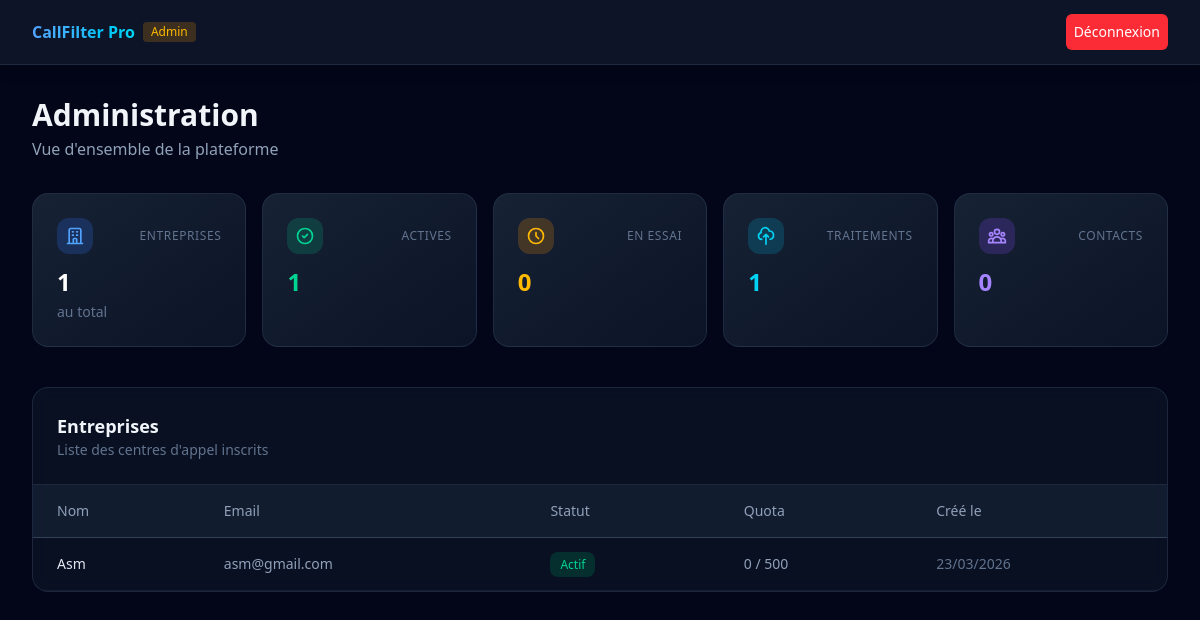
The page /dashboard/admin/ (signed in) on the database as committed earlier.
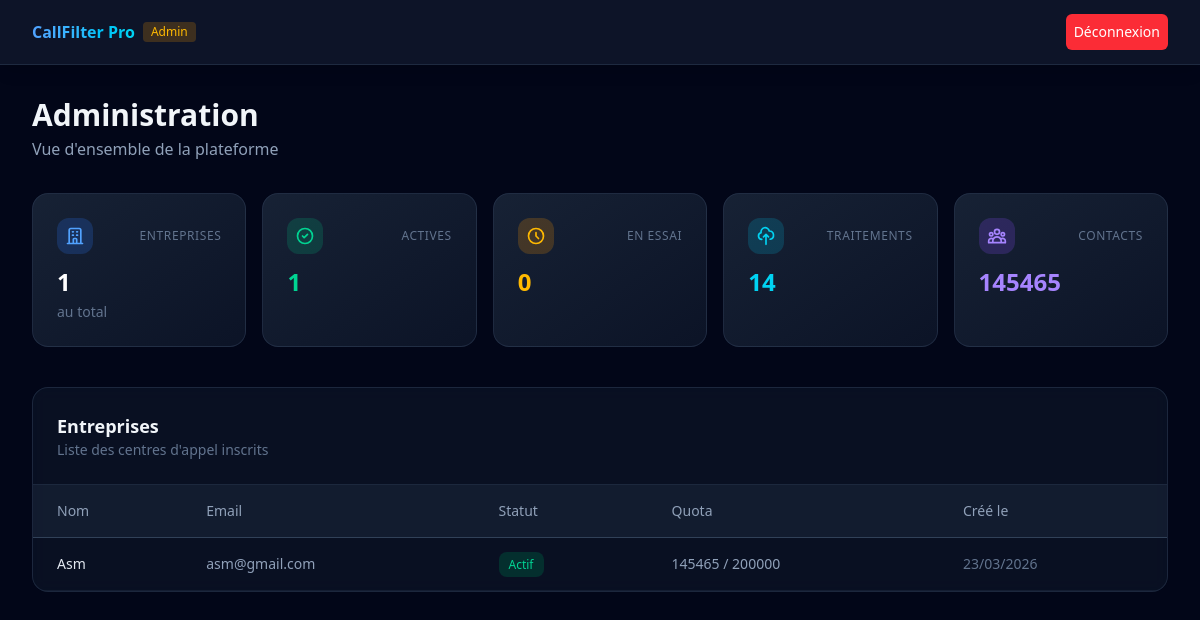
The same page on the database as committed later.
### apps/companies/models.py (models this page shows, shortened)
class Company(models.Model):
    SUBSCRIPTION_CHOICES = [
        ('trial', 'Essai'),
        ('active', 'Actif'),
        ('expired', 'Expiré'),
        ('suspended', 'Suspendu'),
    ]
    name = models.CharField('Nom', max_length=255)
    user = models.OneToOneField(
        settings.AUTH_USER_MODEL,
        on_delete=models.CASCADE,
        related_name='company'
    )
    subscription_status = models.CharField(
        'Statut abonnement',
        max_length=20,
        choices=SUBSCRIPTION_CHOICES,
        default='trial'
    )
    current_plan = models.ForeignKey(
        'billing.Plan',
        on_delete=models.SET_NULL,
        null=True,
        blank=True,
        related_name='companies'
    )
    monthly_quota = models.IntegerField('Quota mensuel', default=500)
    contacts_used_this_month = models.IntegerField('Contacts utilisés ce mois', default=0)
    quota_reset_at = models.DateField('Prochain renouvellement', null=True, blank=True)
    created_at = models.DateTimeField(auto_now_add=True)
    logo = models.ImageField('Logo', upload_to='company_logos/', null=True, blank=True)
    class Meta:
        verbose_name = 'Entreprise'
        verbose_name_plural = 'Entreprises'

### apps/accounts/models.py (models this page shows, shortened)
class User(AbstractUser):
    username = None
    email = models.EmailField('email', unique=True)
    is_company = models.BooleanField('Entreprise', default=False)
    is_admin = models.BooleanField('Admin plateforme', default=False)
    USERNAME_FIELD = 'email'
    REQUIRED_FIELDS = []
    objects = UserManager()
    class Meta:
        verbose_name = 'Utilisateur'
        verbose_name_plural = 'Utilisateurs'

### apps/dashboard/views.py (the view)
# urls.py: path('admin/', views.admin_dashboard, name='admin_dashboard'),
@login_required
@admin_required
def admin_dashboard(request):
    companies = Company.objects.select_related('user', 'current_plan').order_by('-created_at')
    total_uploads = UploadedFile.objects.count()
    total_contacts = sum(c.contacts_used_this_month for c in Company.objects.all())
    active_companies = companies.filter(subscription_status='active').count()
    trial_companies = companies.filter(subscription_status='trial').count()
    context = {
        'companies': companies,
        'total_uploads': total_uploads,
        'total_contacts': total_contacts,
        'companies_count': companies.count(),
        'active_companies': active_companies,
        'trial_companies': trial_companies,
    }
    return render(request, 'dashboard/admin_dashboard.html', context)

### templates/dashboard/admin_dashboard.html (shortened to what the changed rows need)
{% extends "base.html" %}
{% block content %}
<div class="max-w-7xl mx-auto px-4 sm:px-6 lg:px-8 py-8">
    <div class="mb-8">
        <h1 class="text-2xl md:text-3xl font-bold text-slate-100">Administration</h1>
    </div>
    <div class="grid grid-cols-1 sm:grid-cols-2 lg:grid-cols-5 gap-4 mb-10">
        <div class="rounded-2xl border border-slate-700/50 bg-gradient-to-br from-slate-800/80 to-slate-900/80 p-6 backdrop-blur-sm hover:border-cyan-500/30 transition-all">
            <div class="flex items-center justify-between mb-3">
                <span class="p-2 rounded-xl bg-cyan-500/20"></span>
                <span class="text-xs text-slate-500 uppercase tracking-wider">Traitements</span>
            </div>
            <p class="text-2xl font-bold text-cyan-400">{{ total_uploads }}</p>
        </div>
        <div class="rounded-2xl border border-slate-700/50 bg-gradient-to-br from-slate-800/80 to-slate-900/80 p-6 backdrop-blur-sm hover:border-violet-500/30 transition-all">
            <div class="flex items-center justify-between mb-3">
                <span class="p-2 rounded-xl bg-violet-500/20"></span>
                <span class="text-xs text-slate-500 uppercase tracking-wider">Contacts</span>
            </div>
            <p class="text-2xl font-bold text-violet-400">{{ total_contacts }}</p>
        </div>
    </div>
    <div class="rounded-2xl border border-slate-700/50 bg-slate-800/30 backdrop-blur-sm overflow-hidden">
        <div class="p-6 border-b border-slate-700/50">
            <h2 class="text-lg font-semibold text-slate-100">Entreprises</h2>
        </div>
        <div class="overflow-x-auto">
            <table class="w-full text-sm">
                <thead>
                    <tr class="text-slate-400 border-b border-slate-700 bg-slate-800/50">
                        <th class="text-left py-4 px-6 font-medium">Nom</th>
                        <th class="text-left py-4 px-6 font-medium">Email</th>
                        <th class="text-left py-4 px-6 font-medium">Statut</th>
                        <th class="text-left py-4 px-6 font-medium">Quota</th>
                        <th class="text-left py-4 px-6 font-medium">Créé le</th>
                    </tr>
                </thead>
                <tbody>
                    {% for c in companies %}
                    <tr class="border-b border-slate-700/30 hover:bg-slate-700/20">
                        <td class="py-4 px-6 text-slate-200 font-medium">{{ c.name }}</td>
                        <td class="py-4 px-6 text-slate-400">{{ c.user.email }}</td>
                        <td class="py-4 px-6">
                            <span class="px-2.5 py-1 rounded-lg text-xs font-medium {% if c.subscription_status == 'active' %}bg-emerald-900/50 text-emerald-400{% elif c.subscription_status == 'trial' %}bg-amber-900/50 text-amber-400{% elif c.subscription_status == 'expired' %}bg-red-900/50 text-red-400{% else %}bg-slate-700 text-slate-400{% endif %}">{{ c.get_subscription_status_display }}</span>
                        </td>
                        <td class="py-4 px-6 text-slate-400">{{ c.contacts_used_this_month }} / {{ c.monthly_quota }}</td>
                        <td class="py-4 px-6 text-slate-500">{{ c.created_at|date:"d/m/Y" }}</td>
                    </tr>
                    {% empty %}
                    <tr><td colspan="5" class="py-16 text-center text-slate-500">Aucune entreprise</td></tr>
                    {% endfor %}
                </tbody>
            </table>
        </div>
    </div>
</div>
{% endblock %}

Rows that differ between the two databases and show on the page:
changed Company "Asm": contacts_used_this_month "0" → "145465"; monthly_quota "500" → "200000"
Other text that changed with them:
{{ total_uploads }}: "1" → "14"
{{ total_contacts }}: "0" → "145465"
